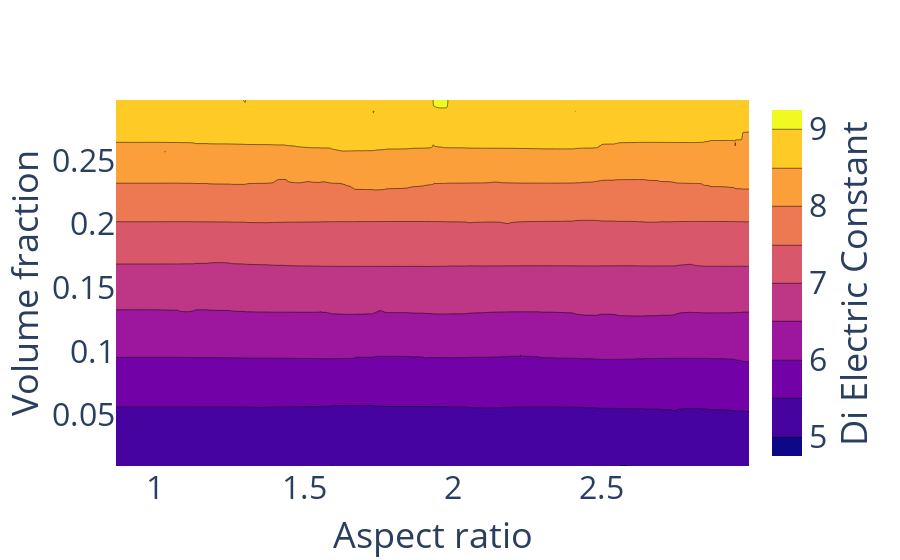

Here is the notebook cell this chart was saved with:
### Code cell
import plotly.graph_objects as go

fig = go.Figure(data =
    go.Contour(
        z=dielectric_pred,
        x=input_test[:,4], # horizontal axis
        y=input_test[:,0], # vertical axis
        colorbar=dict(
            title='Di Electric Constant',titleside='right',titlefont=dict(size=36),tickfont_size=32)
    ))
fig['layout']['yaxis1'].update(title='Volume fraction')
fig['layout']['xaxis1'].update(title='Aspect ratio',title_font=dict(size = 36),tickfont_size=32)
fig['layout']['yaxis1'].update(title='Volume fraction',title_font=dict(size = 36),tickfont_size=32)
#fig['layout'].update(title='Di Electric Properties',title_font=dict(size = 32))
fig.show()

### Figure 1 — Plotly figure (JSON) as saved in the notebook; plotly's stock layout.template omitted (floating-point values rounded to 4 significant figures; data arrays with more than 128 entries replaced by an {"elided": "..."} marker saying what was removed)
{"data": [{"colorbar": {"tickfont": {"size": 32}, "title": {"font": {"size": 36}, "side": "right", "text": "Di Electric Constant"}}, "type": "contour", "x": {"elided": "200 float values"}, "y": {"elided": "200 float values"}, "z": {"elided": "200 float values"}}], "layout": {"xaxis": {"tickfont": {"size": 32}, "title": {"font": {"size": 36}, "text": "Aspect ratio"}}, "yaxis": {"tickfont": {"size": 32}, "title": {"font": {"size": 36}, "text": "Volume fraction"}}}}
